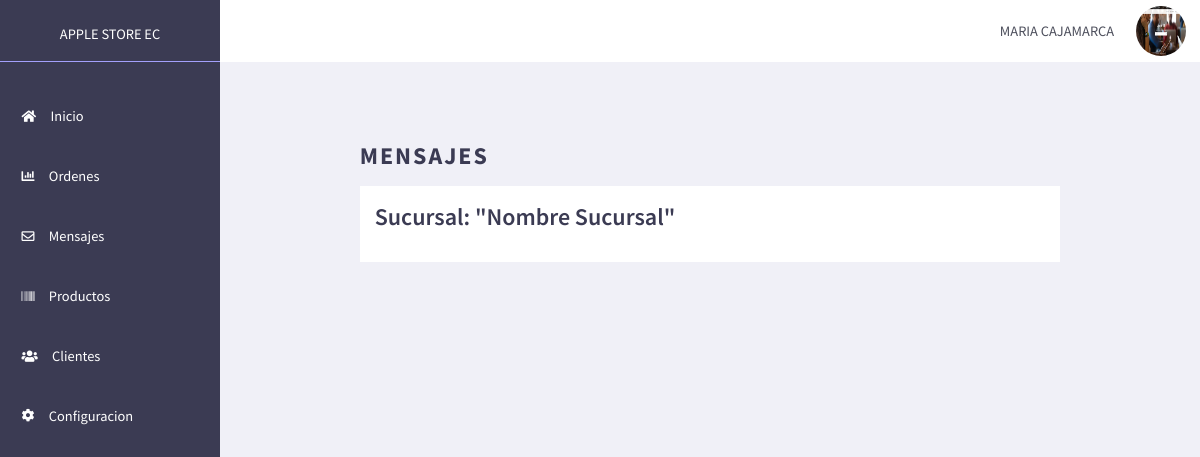
Screenshot of /admin/admin/view/inbox.php (signed in) with the database file from the repository.
### tables this page shows
CREATE TABLE `imagen` (
  `img_id` int(11) NOT NULL,
  `img_nombre` varchar(200) NOT NULL,
  `USUARIO_usu_id` int(11) DEFAULT NULL,
  `PRODUCTO_pro_id` int(11) DEFAULT NULL
);

CREATE TABLE `usuario` (
  `usu_id` int(11) NOT NULL,
  `usu_cedula` varchar(45) DEFAULT NULL,
  `usu_nombres` varchar(50) NOT NULL,
  `usu_apellidos` varchar(50) NOT NULL,
  `usu_telefono` varchar(20) NOT NULL,
  `usu_fecha_nacimiento` date NOT NULL,
  `usu_correo` varchar(45) NOT NULL,
  `usu_password` varchar(255) NOT NULL,
  `usu_eliminado` tinyint(4) NOT NULL DEFAULT '0',
  `usu_rol` varchar(45) NOT NULL DEFAULT 'user',
  `usu_fecha_creacion` timestamp NOT NULL DEFAULT CURRENT_TIMESTAMP,
  `usu_fecha_modificacion` timestamp NULL DEFAULT NULL,
  `SUCURSAL_suc_id` int(11) DEFAULT NULL
);

### admin/admin/view/inbox.php (the view, shortened to what this page needs)
<?php
    include '../../../config/configDB.php';
    if (isset($_SESSION['codigo']))
        $id=$_SESSION['codigo'];
    $sqlUsuario = "SELECT * FROM usuario user, imagen img WHERE user.usu_id = $id AND img.USUARIO_usu_id = $id";
    $resultUsuario = $conn->query($sqlUsuario);
    $rowUsuario = mysqli_fetch_assoc($resultUsuario);
    $nombres = $rowUsuario['usu_nombres'];
    $apellidos = $rowUsuario['usu_apellidos'];
    $img = $rowUsuario['img_nombre'];
?>
<!DOCTYPE html>
<html lang="es">
<head>
    <link rel="stylesheet" href="https://use.fontawesome.com/releases/v5.8.1/css/all.css"
>
    <link rel="stylesheet" href="../css/style.css">
    <link rel="stylesheet" href="../css/globalStyle.css">
</head>
<body>
    <header>
        <div class="content">
            <div class="sessionItems">
                    <div class="header">
                        <ul class="nav">
                            <li> <a><?php echo strtoupper($nombres) ?> <?php echo strtoupper($apellidos) ?></a>
                            </li>
                        </ul>
                    </div>
                <div class="imgUser">
                    <img src="../../../img/user/<?php echo $id; ?>/<?php echo ($img); ?>" alt="">
                </div>
            </div>
        </div>
    </header>
    <div class="container">
        <header>
            <div class="perfil">
                <li><a>APPLE STORE EC</a></li>
            </div>
            <nav>
                <ul>
                    <li><a href="index.php"><i class="fas fa-home"></i> Inicio</a></li>
                    <li><a href="orders.php"><i class="fas fa-chart-bar"></i> Ordenes</a></li>
                    <li><a href="inbox.php"><i class="far fa-envelope"></i> Mensajes</a></li>
                    <li><a href="products.php"><i class="fa fa-barcode"></i> Productos</a></li>
                    <li><a href="clients.php"><i class="fas fa-users"></i> Clientes</a></li>
                    <li><a href="settings.php"><i class="fas fa-cog"></i> Configuracion</a></li>
                </ul>
            </nav>
        </header>
        <section>
            <h2>Mensajes</h2>
            <div class="cardContent">
                <h2>Sucursal: "Nombre Sucursal"</h2>
            </div>
        </section>
    </div>
</body>
</html>

### admin/admin/css/style.css (style rules this page uses)
* { --color1: #3B3B53; --color2: #A3A0FB; --colorBlanco:#FFFFFF; --colorRojo: #FF6565; --colorAzul:#3B86FF; --bgColor:#F0F0F7; --colorDark:#4D4F5C; --colorBtns:#43425D; }
.container { display: grid; grid-template-columns: 220px 1fr; height: 100%; margin-bottom: -32px; margin-top: -62px; }
ul, ol { list-style:none; }
.nav > li { float:left; }
.nav li a { background-color: var(--colorBlanco); color:var(--colorDark); text-decoration:none; padding:10px 12px; display:block; }
.container header { background-color: var(--color1); }
.container header .perfil { text-align: center; display: flex; flex-direction: column; align-items: center; padding: 5.5% 0; border-bottom: 1px solid var(--color2); }
.container header nav { margin: 25px 0 143% 0; }
.container header nav ul li a { width: 100%; height: 100%; color: var(--colorBlanco); font-size: .9em; padding: 17px 15px; }
.container header nav ul li a i { font-size: .9em; color: var(--colorBlanco); margin-right: 5px; }
.container header nav ul li { position: relative; }
.container header nav ul li::before { content: ""; border: 2.5px solid var(--color2); height: 91%; position: absolute; left: 0; top: 0; display: none; }
.container section { padding: 14.25%; }
.container section>h2 { text-transform: uppercase; letter-spacing: 2px; color: var(--color1); margin-bottom: 15px; font-weight: 700; }
.container section .cardContent { background-color: var(--colorBlanco); padding: 15px; }
.container section .cardContent h2 { color: var(--color1); margin-bottom: 15px; font-weight: 600; }

### admin/admin/css/globalStyle.css (style rules this page uses)
* { margin: 0; padding: 0; box-sizing: border-box; --color1: #3B3B53; --color2: #A3A0FB; --colorBlanco:#FFFFFF; --colorRojo: #FF6565; --colorAzul:#3B86FF; --bgColor:#F0F0F7; --colorDark:#4D4F5C; --colorBtns:#43425D; }
.content { width: 100%; margin: auto; color: var(--colorDark); }
body { background-color: var(--bgColor); font-family: 'Source Sans Pro', sans-serif; }
body header { width: 100%; background-color: var(--colorBlanco); padding: 6px 0; }
body header li { list-style: none; }
body header a,i { display: block; text-decoration: none; color: var(--colorBlanco); font-size: .9em; padding: 6.5px; }
body header i { color: var(--colorBlanco); font-size: 25px; }
body header>.content { display: flex; justify-content: space-around; align-items: center; }
header .content .sessionItems { display: flex; align-items: center; margin-left: 82%; }
header .content .sessionItems .imgUser { width: 50px; height: 50px; margin: 0 10px; }
header .content .sessionItems .imgUser img { width: 50px; height: 50px; border-radius: 50%; }

### rows the page displays
imagen: USUARIO_usu.usu_nombres "MARIA", USUARIO_usu.usu_apellidos "CAJAMARCA", img_nombre (picture)
